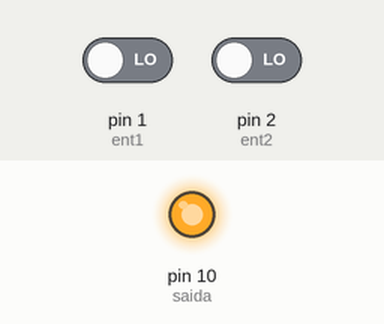
Simulated run of this sketch. Board: Arduino Uno, built with avr-gcc and run on an emulated ATmega328P. On the bench: output pins drawn as LEDs (lit = HIGH). Inputs (shaded band) come from the test bench; at power-on: pin 1 (ent1) LOW, pin 2 (ent2) LOW.

Above: at 1.2 s.
1.3 s: pin 1 (ent1) driven HIGH
At 2.4 s:
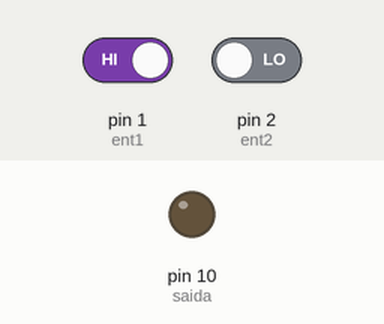
2.8 s: pin 1 (ent1) driven LOW
At 3.6 s:
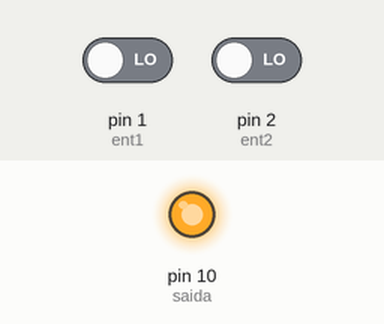
4.3 s: pin 2 (ent2) driven HIGH
At 4.8 s:
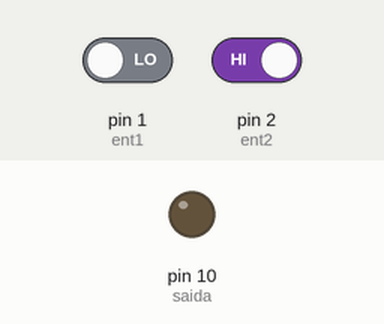
Timing chart, 0 to 7.3 s (numbered marks = the images above; inputs shaded):
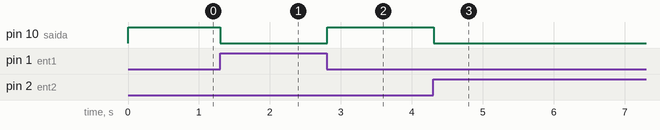

Measured:
- after the input at 1.3 s, pin 10 (saida): HIGH → LOW at once
- after the input at 2.8 s, pin 10 (saida): LOW → HIGH at once
- after the input at 4.3 s, pin 10 (saida): HIGH → LOW at once

The sketch:

140826F3.ino
```cpp
const int ent1 = 1;
const int ent2 = 2;
const int saida = 10;

void setup() {
  pinMode(ent1, INPUT);
  pinMode(ent2, INPUT);
  pinMode(saida, OUTPUT);

}

void loop() {
  int estent1 = digitalRead(ent1);
  int estent2 = digitalRead(ent2);

  int result = (estent1 == estent2)? HIGH : LOW;

  digitalWrite(saida, result);

  delay (10);

}
```
